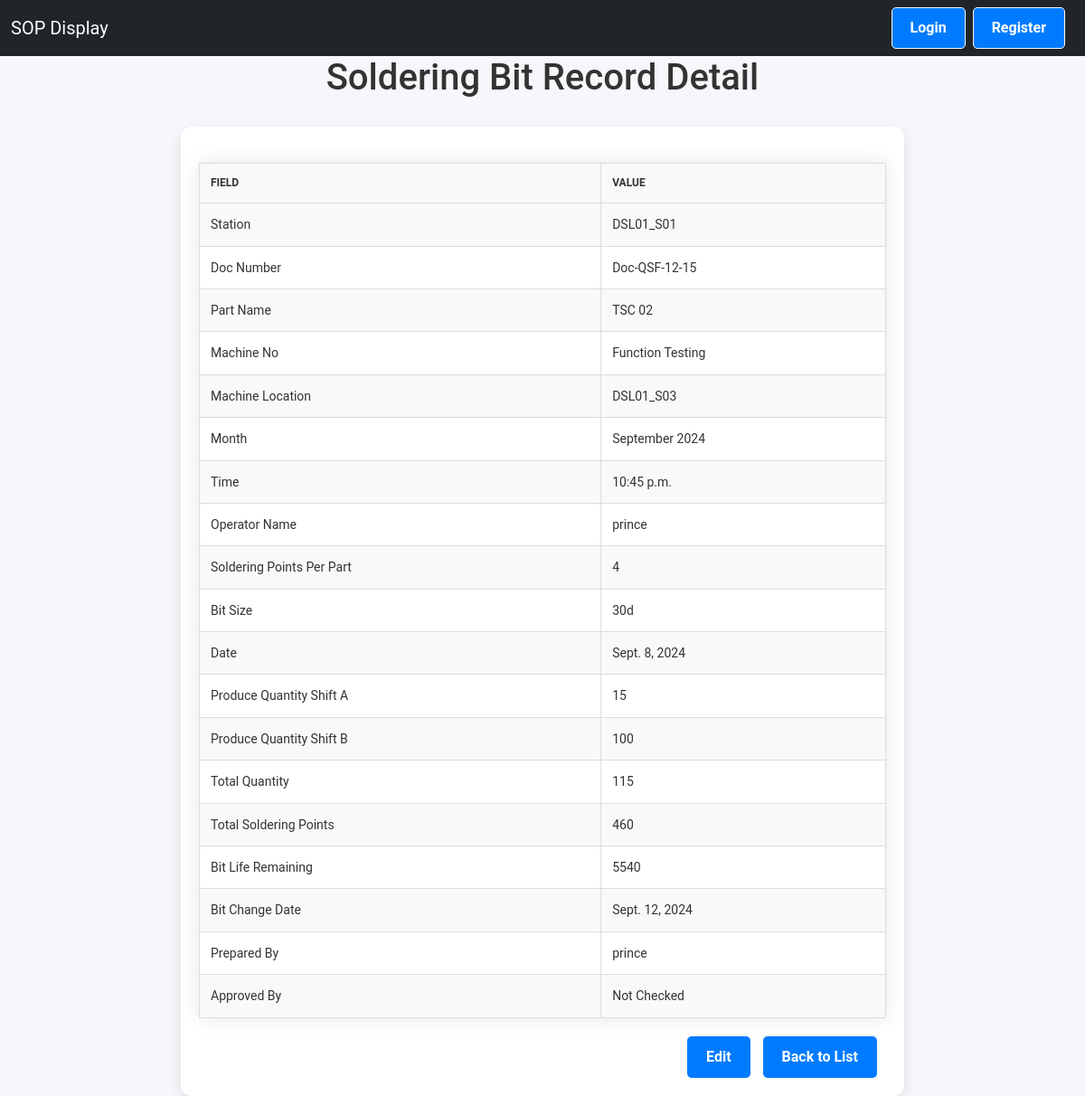
Page /screen/soldering/detail/2/ on the committed database.
### screen_app/models.py (models this page shows, shortened)
class SolderingBitRecord(models.Model):
    PART_CHOICES = (
        ('tsc_01', 'TSC 01'),
        ('tsc_02', 'TSC 02'),
        ('tsc_04', 'TSC 04'),
        ('tsc_05', 'TSC 05'),
        ('tsc_09', 'TSC 09'),
        ('ebe_01', 'EBE 01'),
        ('csl_01', 'CSL 01'),
        ('dtr_03', 'DTR 03'),
        ('dtr_05', 'DTR 05'),
    )
    MACHINE_CHOICES = (
        ('M1', 'Machine 1'),
        ('M2', 'Machine 2'),
        ('M3', 'Machine 3'),
    )
    LOCATION_CHOICES = (
        ('visual_inspection', 'Visual Inspection'),
        ('programming_testing', 'Programming & Testing'),
        ('function_testing', 'Function Testing'),
        ('adhesive_application', 'Adhesive Application'),
        ('conformal_coating', 'Conformal Coating'),
        ('housing', 'Housing'),
        ('e90fl', 'E90FL'),
        ('dr_beck_epoxy', 'Dr. Beck Epoxy'),
        ('final_testing', 'Final Testing'),
    )
    TICK_CHOICES_Mark = [
        ('✔', 'OK'),
        ('✘', 'Not OK'),
        ('', 'Not Checked'),
    ]
    TICK_CHOICES = [
        ('20d', '20D'),
        ('30d', '30D'),
    ]
    station = models.CharField(max_length=100, default='DSL01_S01')
    doc_number = models.CharField(max_length=50, verbose_name="Doc. No.", default='Doc-QSF-12-15', blank=True)
    part_name = models.CharField(max_length=100, choices=PART_CHOICES)
    machine_no = models.ForeignKey(MachineLocation, on_delete=models.CASCADE, verbose_name="Process/Operation")
    machine_location = models.CharField(max_length=150,choices=STATION_CHOICES)
    month = models.DateField(default=timezone.now, blank=True)
    time = models.TimeField(default=timezone.now, blank=True)
    operator_name = models.ForeignKey(User, on_delete=models.CASCADE, blank=True, null=True)
    soldering_points_per_part = models.IntegerField(default=10)
    bit_size = models.CharField(max_length=50, choices=TICK_CHOICES)
    date = models.DateField(default=timezone.now, blank=True)
    produce_quantity_shift_a = models.IntegerField(verbose_name="Produce Quantity Shift A")
    produce_quantity_shift_b = models.IntegerField(verbose_name="Produce Quantity Shift B")
    total_quantity = models.IntegerField(verbose_name="Total Quantity (Both shifts)", default=500)
    total_soldering_points = models.IntegerField(verbose_name="Total Soldering points/day", default=500)
    bit_life_remaining = models.IntegerField(verbose_name="Bit Life Remaining (Parts in Nos.)", default=500)
    bit_change_date = models.DateField(verbose_name="Bit Change Date")
    prepared_by = models.CharField(max_length=100, choices=TICK_CHOICES_Mark, blank=True)
    approved_by = models.CharField(max_length=100, choices=TICK_CHOICES_Mark, blank=True)
    class Meta:
        verbose_name = "Robotic Soldering Bit Replacement Record"
        verbose_name_plural = "Robotic Soldering Bit Replacement Records"

class MachineLocation(models.Model):
    location_name = models.CharField(max_length=100, unique=True, verbose_name="Machine Location")
    min_skill_required = models.IntegerField(verbose_name="Minimum Skill Required")
    def __str__(self):
        return self.location_name

### screen_app/views.py (the view)
# urls.py: path('soldering/detail/<int:pk>/', SolderingBitRecordDetailView.as_view(), name='soldering_bit_record_detail'),
class SolderingBitRecordDetailView(View):
    def get(self, request, pk):
        record = get_object_or_404(SolderingBitRecord, pk=pk)
        return render(request, 'SolderingBitRecord/soldering_bit_record_detail.html', {'record': record})

### screen_app/templates/SolderingBitRecord/soldering_bit_record_detail.html (shortened to what this page needs)
{% extends "base.html" %}
{% block content %}
<h1>Soldering Bit Record Detail</h1>
<div class="container">
    <table class="excel-table">
        <tr>
            <th>Field</th>
            <th>Value</th>
        </tr>
        <tr>
            <td>Station</td>
            <td>{{ record.station }}</td>
        </tr>
        <tr>
            <td>Doc Number</td>
            <td>{{ record.doc_number }}</td>
        </tr>
        <tr>
            <td>Part Name</td>
            <td>{{ record.get_part_name_display }}</td>
        </tr>
        <tr>
            <td>Machine No</td>
            <td>{{ record.machine_no }}</td>
        </tr>
        <tr>
            <td>Machine Location</td>
            <td>{{ record.get_machine_location_display }}</td>
        </tr>
        <tr>
            <td>Month</td>
            <td>{{ record.month|date:"F Y" }}</td>
        </tr>
        <tr>
            <td>Time</td>
            <td>{{ record.time }}</td>
        </tr>
        <tr>
            <td>Operator Name</td>
            <td>{{ record.operator_name }}</td>
        </tr>
        <tr>
            <td>Soldering Points Per Part</td>
            <td>{{ record.soldering_points_per_part }}</td>
        </tr>
        <tr>
            <td>Bit Size</td>
            <td>{{ record.bit_size }}</td>
        </tr>
        <tr>
            <td>Date</td>
            <td>{{ record.date }}</td>
        </tr>
        <tr>
            <td>Produce Quantity Shift A</td>
            <td>{{ record.produce_quantity_shift_a }}</td>
        </tr>
        <tr>
            <td>Produce Quantity Shift B</td>
            <td>{{ record.produce_quantity_shift_b }}</td>
        </tr>
        <tr>
            <td>Total Quantity</td>
            <td>{{ record.total_quantity }}</td>
        </tr>
        <tr>
            <td>Total Soldering Points</td>
            <td>{{ record.total_soldering_points }}</td>
        </tr>
        <tr>
            <td>Bit Life Remaining</td>
            <td>{{ record.bit_life_remaining }}</td>
        </tr>
        <tr>
            <td>Bit Change Date</td>
            <td>{{ record.bit_change_date }}</td>
        </tr>
        <tr>
            <td>Prepared By</td>
            <td>{{ record.operator_name }}</td>
        </tr>
        <tr>
            <td>Approved By</td>
            <td>{{ record.get_approved_by_display }}</td>
        </tr>
    </table>
    <div class="action-buttons">
        <a href="{% url 'update_soldering_bit_record' record.pk %}" class="btn">Edit</a>
        <a href="{% url 'list_soldering_bit_records' %}" class="btn">Back to List</a>
    </div>
</div>
{% endblock content %}

### templates/base.html (style rules this page uses)
html, body { height: 100%; margin: 0; padding: 0; overflow-x: hidden; }
body { padding-top: 0px; }
body { scrollbar-width: none; -ms-overflow-style: none; }
:root { --primary-color: #4a90e2; --secondary-color: #f5f7fa; --text-color: #333; --border-color: #e0e0e0; }
body { font-family: "Roboto", Arial, sans-serif; background-color: var(--secondary-color); color: var(--text-color); line-height: 1.6; margin: 0; padding: 0; }
.container { max-width: 1200px; margin: 40px auto; padding: 30px; background-color: #ffffff; border-radius: 12px; box-shadow: 0 5px 15px rgba(0, 0, 0, 0.1); }
h1 { color: var(--primary-color); font-size: 2.5em; text-align: center; margin-bottom: 30px; }
.btn { display: inline-block; background-color: var(--primary-color); color: white; padding: 10px 20px; text-decoration: none; border-radius: 6px; font-weight: bold; transition: background-color 0.3s ease; }

### screen_app/templates/SolderingBitRecord/soldering_bit_record_detail.html (style rules this page uses)
.container { max-width: 800px; margin: 0 auto; padding: 20px; }
.excel-table { border-collapse: collapse; width: 100%; margin-top: 20px; font-size: 14px; box-shadow: 0 0 20px rgba(0, 0, 0, 0.1); }
.excel-table th, .excel-table td { border: 1px solid #ddd; padding: 12px; text-align: left; }
.excel-table th { background-color: #f8f9fa; font-weight: bold; text-transform: uppercase; font-size: 12px; }
.excel-table tr:nth-child(even) { background-color: #f9f9f9; }
.action-buttons { margin-top: 20px; text-align: right; }
.btn { display: inline-block; padding: 10px 20px; margin-right: 10px; background-color: #007bff; color: white; text-decoration: none; border-radius: 5px; transition: background-color 0.3s ease; }
h1 { color: #333; text-align: center; margin-bottom: 30px; }

### rows in the picture
SolderingBitRecord: station "DSL01_S01", doc_number "Doc-QSF-12-15", part_name "TSC 02", machine_no "Function Testing", machine_location "DSL01_S03", month "September 2024", time "10:45 p.m.", operator_name "prince", soldering_points_per_part "4", bit_size "30d", date "Sept. 8, 2024", produce_quantity_shift_a "15", produce_quantity_shift_b "100", total_quantity "115", total_soldering_points "460", bit_life_remaining "5540", bit_change_date "Sept. 12, 2024", approved_by "Not Checked"
